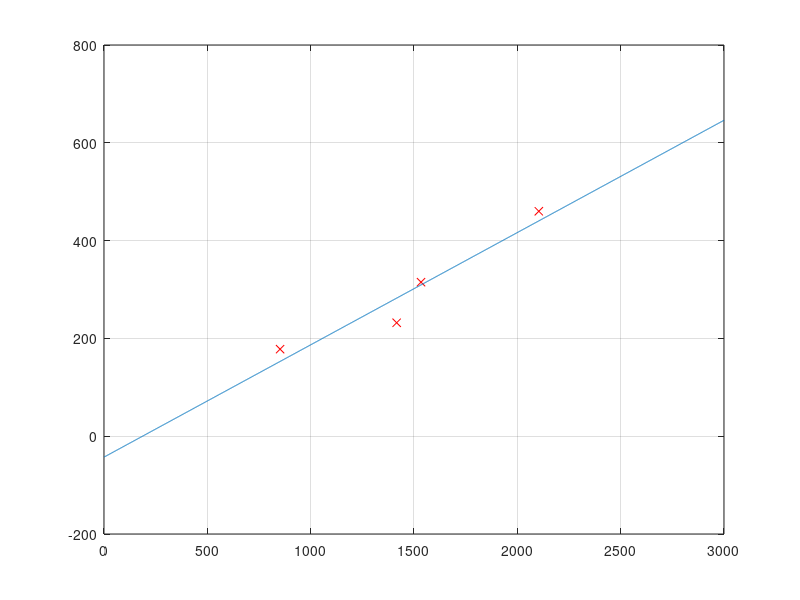

Reproduce this figure in MATLAB.
clear;
d = importdata('house_prices.csv', ',');
x = d.data(:,1);
y = d.data(:,2);
m = length(x);

X = [ones(m,1), x]
theta = ((pinv(X'*X))*X'*y)'

# theta = [100,0.2];

# plot regression line
function plotRegression(theta)
  n = 3000;
  x = [1:n];
  X = [ones(n,1), x'];
  h = X .* theta;
  plot(x, sum(h'), '-');
end

plot(x, y, 'rx');
hold on;
plotRegression(theta);
grid;
hold off;
